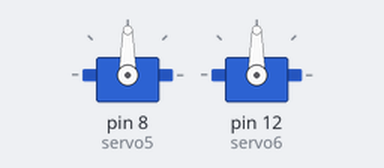
The program below on a simulated Arduino Uno, built with avr-gcc and run on an emulated ATmega328P. Parts: 2 × servo.

Above: at 0.1 s.
At 5.1 s:
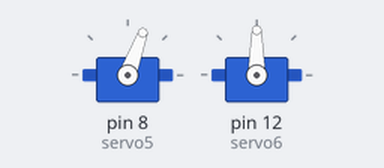
Timing chart, 0 to 6.6 s (numbered marks = the images above):
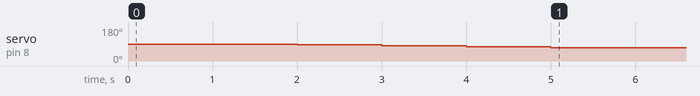

The program:

main.cpp
```cpp
#include <Arduino.h>
#include <Servo.h>

Servo servo5;//サーボ5のインスタンス
Servo servo6;//サーボ6のインスタンス


//サーボ1の初期位置
const int s5_init = 90;
const int s6_init = 90;


void setup(){

  Serial.begin(115200);

  //サーボ1の信号線を３番ピンに接続
  //（PWMピン以外のピンにも接続可）

  servo5.attach(8);
  servo6.attach(12);

  //******************初期位置へ移動*************************
  //サーボ出力
  //+で反時計周り
  //servo5.write(-5+s5_init);
  delay(1000);

  servo5.write(s5_init);
  delay(1000);

  servo5.write(-5+s5_init);
  delay(1000);

  servo5.write(-10+s5_init);
  delay(1000);

  servo5.write(-15+s5_init);
  delay(1000);

  servo5.write(-20+s5_init);
  delay(1000);


}


//loop関数は使わない
void loop(){

/*
  //初期位置
  servo5.write(s5_init);
  //servo6.write(s6_init);
  //servo2.write(s2_init);
  delay(1000);

    //サーボ出力
  //+で反時計周り
  servo5.write(5+s5_init);
  //servo6.write(-10+s6_init);
  Serial.print("10 degree\n");
  delay(1000);

*/

/*
  digitalWrite(2, HIGH);
  digitalWrite(12, LOW);

  delay(1000);

  digitalWrite(2, LOW);
  digitalWrite(12, HIGH);
  delay(1000);
*/


}
```
